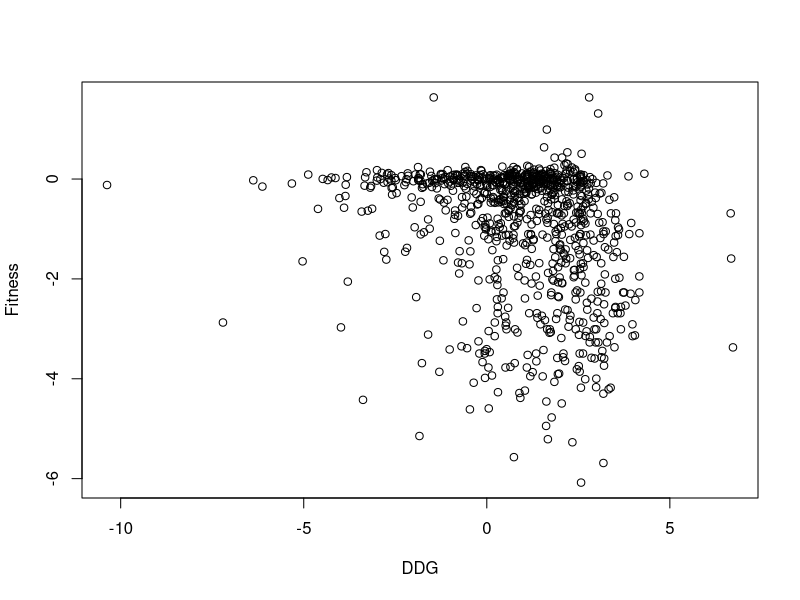
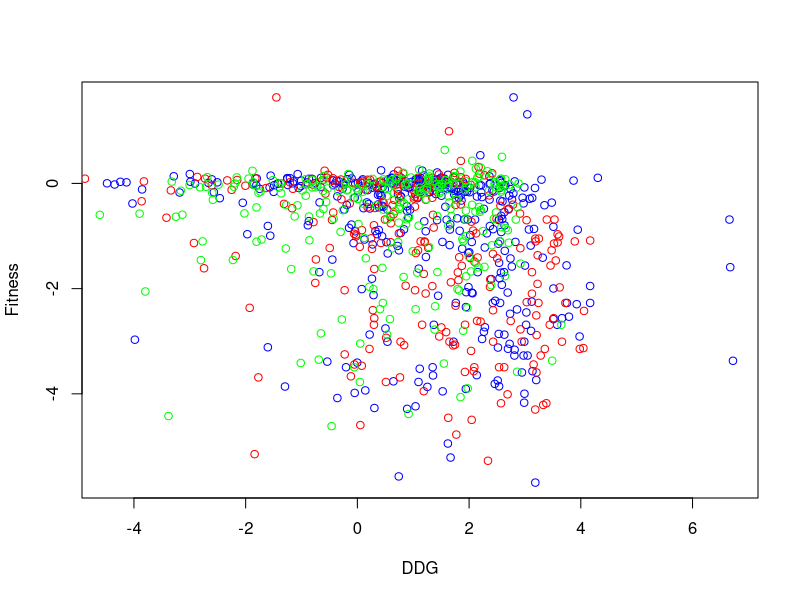

Write the R code that produced these figures, in order.
dat1 = read.csv('out_pickles/all_DDG_Fitness.csv', header=TRUE, check.names=FALSE)
l_transform = log2(dat1)
plot(l_transform)
charged = read.csv('out_pickles/charged_DDG_Fitness.csv', header=TRUE, check.names=FALSE)
hydrophbic = read.csv('out_pickles/hydrophobic_DDG_Fitness.csv', header=TRUE, check.names=FALSE)
polar = read.csv('out_pickles/polar_DDG_Fitness.csv', header=TRUE, check.names=FALSE)
l_trans_charged = log2(charged)
l_trans_hydrophobic = log2(hydrophbic)
l_trans_polar = log2(polar)
#l_combined = l_trans_charged + l_trans_hydrophobic
plot(l_trans_polar, col = "blue") 
points(l_trans_charged, col = "red")
points(l_trans_hydrophobic, col = "green")